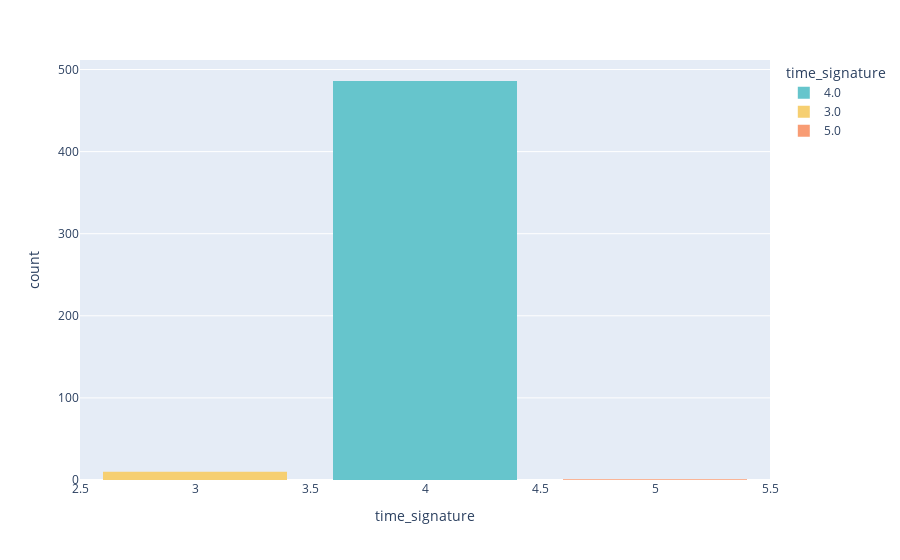

The code cell stored with this chart in its notebook:
### Markdown cell above
We already knew that a mode variable of 1 means the song has a major key, and minor key is 0. Looking at the chart above, we can say that most of the songs have a major key.

### Code cell
# What is the measure of the songs

# 3 is 3/4, 4 is 4/4, 5 is 5/4
cat_plot('time_signature',songdata,px.colors.qualitative.Pastel)

### Figure 1 — Plotly figure (JSON) as saved in the notebook; plotly's stock layout.template omitted (floating-point values rounded to 4 significant figures; data arrays with more than 128 entries replaced by an {"elided": "..."} marker saying what was removed)
{"data": [{"alignmentgroup": "True", "bingroup": "x", "hovertemplate": "time_signature=%{x}<br>count=%{y}<extra></extra>", "legendgroup": "4.0", "marker": {"color": "rgb(102, 197, 204)", "pattern": {"shape": ""}}, "name": "4.0", "offsetgroup": "4.0", "orientation": "v", "showlegend": true, "type": "histogram", "x": {"elided": "486 int values"}, "xaxis": "x", "yaxis": "y"}, {"alignmentgroup": "True", "bingroup": "x", "hovertemplate": "time_signature=%{x}<br>count=%{y}<extra></extra>", "legendgroup": "3.0", "marker": {"color": "rgb(246, 207, 113)", "pattern": {"shape": ""}}, "name": "3.0", "offsetgroup": "3.0", "orientation": "v", "showlegend": true, "type": "histogram", "x": [3, 3, 3, 3, 3, 3, 3, 3, 3, 3], "xaxis": "x", "yaxis": "y"}, {"alignmentgroup": "True", "bingroup": "x", "hovertemplate": "time_signature=%{x}<br>count=%{y}<extra></extra>", "legendgroup": "5.0", "marker": {"color": "rgb(248, 156, 116)", "pattern": {"shape": ""}}, "name": "5.0", "offsetgroup": "5.0", "orientation": "v", "showlegend": true, "type": "histogram", "x": [5], "xaxis": "x", "yaxis": "y"}], "layout": {"bargap": 0.2, "barmode": "relative", "legend": {"title": {"text": "time_signature"}, "tracegroupgap": 0}, "margin": {"t": 60}, "xaxis": {"anchor": "y", "categoryarray": [4, 3, 5], "categoryorder": "array", "domain": [0, 1], "title": {"text": "time_signature"}}, "yaxis": {"anchor": "x", "domain": [0, 1], "title": {"text": "count"}}}}
